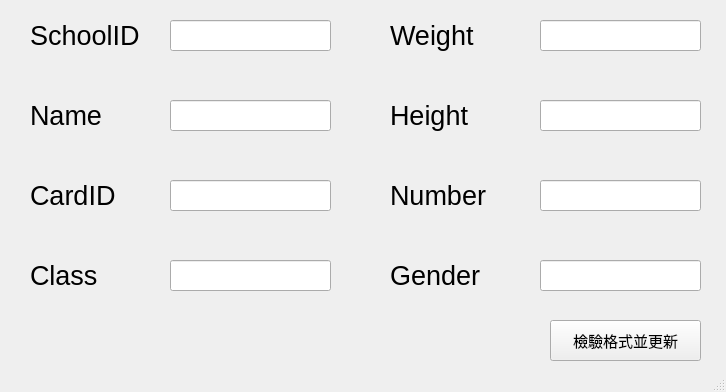
<?xml version="1.0" encoding="UTF-8"?>
<ui version="4.0">
 <class>SecondWindow</class>
 <widget class="QMainWindow" name="SecondWindow">
  <property name="geometry">
   <rect>
    <x>0</x>
    <y>0</y>
    <width>726</width>
    <height>392</height>
   </rect>
  </property>
  <property name="windowTitle">
   <string>MainWindow</string>
  </property>
  <widget class="QWidget" name="centralwidget">
   <widget class="QLabel" name="label_2">
    <property name="geometry">
     <rect>
      <x>30</x>
      <y>100</y>
      <width>111</width>
      <height>31</height>
     </rect>
    </property>
    <property name="font">
     <font>
      <pointsize>20</pointsize>
     </font>
    </property>
    <property name="text">
     <string>Name</string>
    </property>
   </widget>
   <widget class="QLabel" name="label_3">
    <property name="geometry">
     <rect>
      <x>30</x>
      <y>180</y>
      <width>111</width>
      <height>31</height>
     </rect>
    </property>
    <property name="font">
     <font>
      <pointsize>20</pointsize>
     </font>
    </property>
    <property name="text">
     <string>CardID</string>
    </property>
   </widget>
   <widget class="QLabel" name="label_8">
    <property name="geometry">
     <rect>
      <x>30</x>
      <y>260</y>
      <width>111</width>
      <height>31</height>
     </rect>
    </property>
    <property name="font">
     <font>
      <pointsize>20</pointsize>
     </font>
    </property>
    <property name="text">
     <string>Class</string>
    </property>
   </widget>
   <widget class="QLabel" name="label_4">
    <property name="geometry">
     <rect>
      <x>390</x>
      <y>20</y>
      <width>111</width>
      <height>31</height>
     </rect>
    </property>
    <property name="font">
     <font>
      <pointsize>20</pointsize>
     </font>
    </property>
    <property name="text">
     <string>Weight</string>
    </property>
   </widget>
   <widget class="QLabel" name="label_5">
    <property name="geometry">
     <rect>
      <x>390</x>
      <y>100</y>
      <width>111</width>
      <height>31</height>
     </rect>
    </property>
    <property name="font">
     <font>
      <pointsize>20</pointsize>
     </font>
    </property>
    <property name="text">
     <string>Height</string>
    </property>
   </widget>
   <widget class="QLabel" name="label_6">
    <property name="geometry">
     <rect>
      <x>390</x>
      <y>180</y>
      <width>111</width>
      <height>31</height>
     </rect>
    </property>
    <property name="font">
     <font>
      <pointsize>20</pointsize>
     </font>
    </property>
    <property name="text">
     <string>Number</string>
    </property>
   </widget>
   <widget class="QLabel" name="label_7">
    <property name="geometry">
     <rect>
      <x>30</x>
      <y>20</y>
      <width>121</width>
      <height>31</height>
     </rect>
    </property>
    <property name="font">
     <font>
      <pointsize>20</pointsize>
     </font>
    </property>
    <property name="text">
     <string>SchoolID</string>
    </property>
   </widget>
   <widget class="QLineEdit" name="lineEdit_2">
    <property name="geometry">
     <rect>
      <x>170</x>
      <y>100</y>
      <width>161</width>
      <height>31</height>
     </rect>
    </property>
   </widget>
   <widget class="QLineEdit" name="lineEdit_3">
    <property name="geometry">
     <rect>
      <x>170</x>
      <y>180</y>
      <width>161</width>
      <height>31</height>
     </rect>
    </property>
   </widget>
   <widget class="QLineEdit" name="lineEdit_4">
    <property name="geometry">
     <rect>
      <x>170</x>
      <y>260</y>
      <width>161</width>
      <height>31</height>
     </rect>
    </property>
   </widget>
   <widget class="QLineEdit" name="lineEdit_5">
    <property name="geometry">
     <rect>
      <x>540</x>
      <y>20</y>
      <width>161</width>
      <height>31</height>
     </rect>
    </property>
   </widget>
   <widget class="QLineEdit" name="lineEdit_6">
    <property name="geometry">
     <rect>
      <x>540</x>
      <y>100</y>
      <width>161</width>
      <height>31</height>
     </rect>
    </property>
   </widget>
   <widget class="QLineEdit" name="lineEdit_7">
    <property name="geometry">
     <rect>
      <x>540</x>
      <y>180</y>
      <width>161</width>
      <height>31</height>
     </rect>
    </property>
   </widget>
   <widget class="QPushButton" name="pushButton">
    <property name="geometry">
     <rect>
      <x>550</x>
      <y>320</y>
      <width>151</width>
      <height>41</height>
     </rect>
    </property>
    <property name="font">
     <font>
      <pointsize>11</pointsize>
     </font>
    </property>
    <property name="text">
     <string>檢驗格式並更新</string>
    </property>
   </widget>
   <widget class="QLineEdit" name="lineEdit">
    <property name="geometry">
     <rect>
      <x>170</x>
      <y>20</y>
      <width>161</width>
      <height>31</height>
     </rect>
    </property>
   </widget>
   <widget class="QLabel" name="label_9">
    <property name="geometry">
     <rect>
      <x>390</x>
      <y>260</y>
      <width>111</width>
      <height>31</height>
     </rect>
    </property>
    <property name="font">
     <font>
      <pointsize>20</pointsize>
     </font>
    </property>
    <property name="text">
     <string>Gender</string>
    </property>
   </widget>
   <widget class="QLineEdit" name="lineEdit_8">
    <property name="geometry">
     <rect>
      <x>540</x>
      <y>260</y>
      <width>161</width>
      <height>31</height>
     </rect>
    </property>
   </widget>
  </widget>
  <widget class="QStatusBar" name="statusbar"/>
 </widget>
 <resources/>
 <connections/>
</ui>
